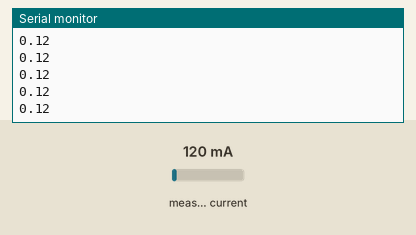
The sketch below on a simulated Arduino Uno, built with avr-gcc and run on an emulated ATmega328P. Parts: the last lines printed to the serial monitor. The test bench sets the inputs (shaded band); at power-on: measured current 120 mA.

Above: at 1.2 s.
1.3 s: measured current set to 40 mA
At 1.57 s:
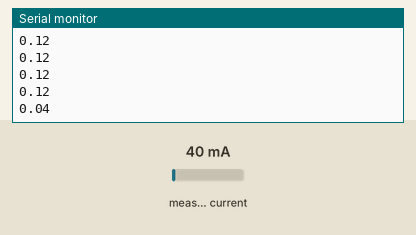
2.8 s: measured current set to 500 mA
At 2.82 s:
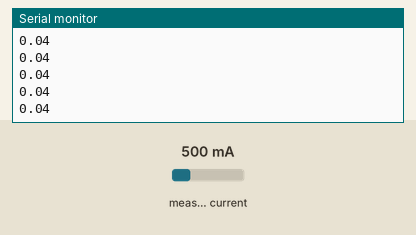
Timing chart, 0 to 5.8 s (numbered marks = the images above; inputs shaded):
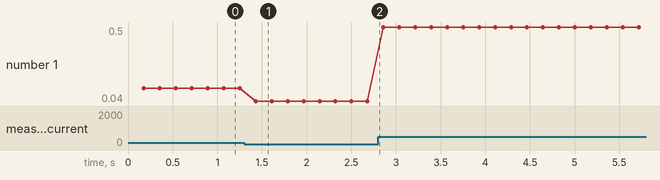

The sketch:

SCT-013-000_cam_bien_dong.ino
```cpp
// (licence header left out)
#include "EmonLib.h"                   // Include Emon Library
EnergyMonitor emon1;                   // Create an instance

void setup()
{
  Serial.begin(9600);

  emon1.current(1, 105);             // Current: input pin, calibration.
}

void loop()
{
  double Irms = emon1.calcIrms(1480);  // Calculate Irms only


  Serial.println(abs(Irms));		       // Irms
}
```

Measured:
- after the input at 1.3 s, the serial monitor: prints a new line after 0.13 s (image 1)
- plotted number 1: 0.12 → 0.04 after the input at 1.3 s, 0.04 → 0.5 after the input at 2.8 s
